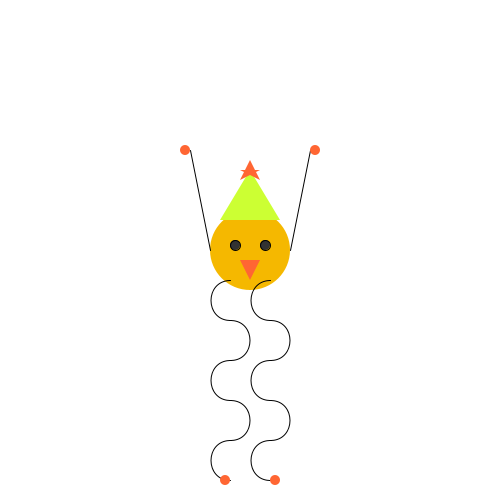
Frame 1 (no input)
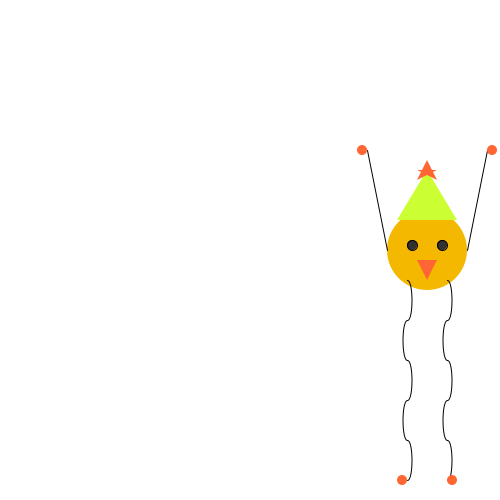
Frame 60 (the mouse pressed at the canvas centre just before this capture)
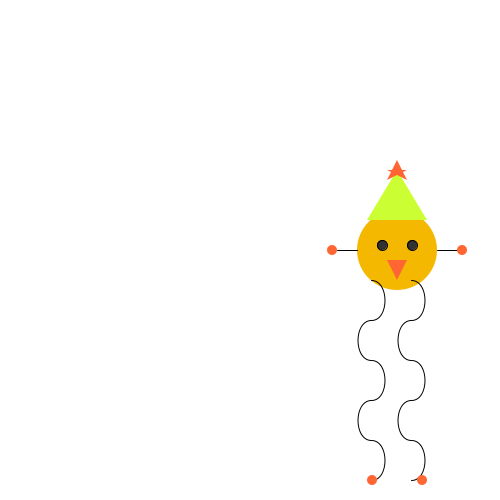
Frame 120 (the mouse held since frame 60 and released just before this capture)

The Processing sketch that drew these frames (run headless with seeded random() and noise(); from frame 60 on, the mouse is pressed at the canvas centre):

// Processing sketch: processing_21898
// ── processing_21898.pde

Julie julie;
  
void setup() {
  size (500, 500);
  smooth();
    
  //Initialize Julie object
  julie = new Julie(); //Initialize julie object in setup() by call constructor
}
  
void draw() {
  background(255);
  //operate Julie object
  julie.wiggleLegs();
  julie.display();
  julie.bounce();
}
  
class Julie {    //Define a class below the rest of the program
    
  //Variables
  float centerX, centerY, distance, llegcX, rlegcX;
  int dir, ldir, rdir;
    
    
  Julie() {      //Constructor
    
  centerX = 250;
  centerY = 250;
  dir = 1;
     
  distance = 30;
     
  llegcX = centerX-20;
  ldir = 2;
  rlegcX = centerX+20;
  rdir = 2;
    
  }
    
  void display() {
    ellipseMode(CENTER);
      
  /////////Body/////////////////////////////////////
    
  //stroke(0); //black
  noStroke();
  fill(245, 184, 0); //mango
  //ellipse(160, 130, 80, 80);
  ellipse(centerX, centerY, 80, 80);
        
  //Right eye
  stroke(0); //black
  fill(50); //almost black
  //ellipse(145, 125, 10, 10);
  ellipse(centerX-15, centerY-5, 10, 10);
        
  //Left eye
  stroke(0); //black
  fill(50); //almost black
  //ellipse(175, 125, 10, 10);
  //ellipse(175, 125, 10, 10);
  ellipse(centerX+15, centerY-5, 10, 10); 
        
  //Beak
  //stroke(0);
  noStroke();
  fill(255, 102, 51); //purpley = 204, 51, 255
  //triangle(160, 160, 170, 140, 150, 140);
  triangle(centerX, centerY+30, centerX+10, centerY+10, centerX-10, centerY+10);
        
  //Hat
  //stroke(0);
  noStroke();
  fill(204, 255, 51); //lime
  //triangle(130, 100, 190, 100, 160, 50);
  triangle(centerX-30, centerY-30, centerX+30, centerY-30, centerX, centerY-80);
        
  //Star
  noStroke();
  fill(255, 102, 51);
  beginShape();
  //vertex(150, 60); //A
  vertex(centerX-10, centerY-70);
  //vertex(160, 40); //B
  vertex(centerX, centerY-90);
  //vertex(170, 60); //C
  vertex(centerX+10, centerY-70);
  //vertex(150, 50); //D
  vertex(centerX-10, centerY-80);
  //vertex(170, 50); //E
  vertex(centerX+10, centerY-80);
  endShape(CLOSE);
  
    
       
  ///////Arms & Legs///////////////////////////////////
    
  //Right arm
  stroke(0);
  strokeWeight(1);
  //line(120, 130, 100, 150);
  //line(centerX-40, centerY, centerX-60, centerY+20);
  line(centerX-40, centerY, centerX-60, constrain(mouseY, 150, 350));
        
  //Right hand
  //stroke(0); //black
  noStroke();
  fill(255, 102, 51); //Pick color!!!
  //ellipse(95, 155, 10, 10); the right hand stationary
  //ellipse(mouseX-65, mouseY+25, mouseX-150, mouseY-120); the right hand changing size
  //ellipse(centerX-65, centerY+25, 10, 10);
  ellipse(centerX-65, constrain(mouseY, 150, 350), 10, 10);
    
  /////////////////////
        
  //Left arm
  stroke(0);
  strokeWeight(1);
  //line(200, 130, 220, 150);
  //line(centerX+40, centerY, centerX+60, centerY+20);
  line(centerX+40, centerY, centerX+60, constrain(mouseY, 150, 350));
        
  //Left hand
  //stroke(0); //black
  noStroke();
  fill(255, 102, 51); //Pick color!!!
  //ellipse(225, 155, 10, 10); the left hand stationary
  //ellipse(mouseX+65, mouseY+25, mouseX-150, mouseY-120); the left hand changing size
  //ellipse(centerX+65, centerY+25, 10, 10);
  ellipse(centerX+65, constrain(mouseY, 150, 350), 10, 10);
        
       
    
  /////////Legs & Feet/////////////////////////////////////  
        
  //Right leg
   noFill();
  stroke(0);
  //(center = 160, 130);
  //line(140, 160, 140, 345);
  //line(centerX-20, centerY+30, centerX-20, centerY+215);
      
      
  //arc1
  strokeWeight(1);
  //bezier(140, 160, 110, 160, 110, 200, 140, 200);
  bezier(llegcX, centerY+30, llegcX-distance, centerY+30, llegcX-distance, centerY+70, llegcX, centerY+70);
      
  //arc2
  strokeWeight(1);
  //(140, 200, 170, 200, 170, 240, 140, 240);
  //bezier(centerX-20, centerY+70, centerX+10, centerY+70, centerX+10, centerY+110, centerX-20, centerY+110);
  bezier(llegcX, centerY+70, llegcX+distance, centerY+70, llegcX+distance, centerY+110, llegcX, centerY+110);
      
  //arc3
  strokeWeight(1);
  //(140, 240, 110, 240, 110, 280, 140, 280)
  //bezier(centerX-20, centerY+110, centerX-50, centerY+110, centerX-50, centerY+150, centerX-20, centerY+150);
  bezier(llegcX, centerY+110, llegcX-distance, centerY+110, llegcX-distance, centerY+150, llegcX, centerY+150);
      
  //arc4
  strokeWeight(1);
  //(140, 280, 170, 280, 170, 320, 140, 320)
  //bezier(centerX-20, centerY+150, centerX+10, centerY+150, centerX+10, centerY+190, centerX-20, centerY+190);
  bezier(llegcX, centerY+150, llegcX+distance, centerY+150, llegcX+distance, centerY+190, llegcX, centerY+190);
      
  //arc5
  strokeWeight(1);
  //(140, 320, 110, 320, 110, 360, 140, 360);
  //bezier(centerX-20, centerY+190, centerX-50, centerY+190, centerX-50, centerY+230, centerX-20, centerY+230);
  bezier(llegcX, centerY+190, llegcX-distance, centerY+190, llegcX-distance, centerY+230, llegcX, centerY+230);
      
     
  //Right foot
  //stroke(0); //black
  noStroke();
  fill(255, 102, 51); //Pick color!!!
  //ellipse(135, 360, 10, 10); the right foot stationary
  //ellipse(mouseX-25, mouseY+215, mouseX-150, mouseY-120); the right foot changing size
  ellipse(centerX-25, centerY+230, 10, 10);
        
  //////////////////////////////////////////////////// 
      
  //Left leg
  stroke(0);
  strokeWeight(1);
  //line(180, 160, 180, 345);
  //line(centerX+20, centerY+30, centerX+20, centerY+215);
      
  //(center = 160, 130);
  //arc1
  noFill();
  strokeWeight(1);
  //bezier(180, 160, 150, 160, 150, 200, 180, 200);
  //bezier(centerX+20, centerY+30, centerX-10, centerY+30, centerX-10, centerY+70, centerX+20, centerY+70);
  //bezier(centerX+20, centerY+30, c, centerY+30, c, centerY+70, centerX+20, centerY+70);
  bezier(rlegcX, centerY+30, rlegcX-distance, centerY+30, rlegcX-distance, centerY+70, rlegcX, centerY+70);
      
  //arc2
  strokeWeight(1);
  //(180, 200, 210, 200, 210, 240, 180, 240);
  //bezier(centerX+20, centerY+70, centerX+50, centerY+70, centerX+50, centerY+110, centerX+20, centerY+110);
  bezier(rlegcX, centerY+70, rlegcX+distance, centerY+70, rlegcX+distance, centerY+110, rlegcX, centerY+110);
      
  //arc3
  strokeWeight(1);
  //(180, 240, 150, 240, 150, 280, 180, 280)
  //bezier(centerX+20, centerY+110, centerX-10, centerY+110, centerX-10, centerY+150, centerX+20, centerY+150);
  bezier(rlegcX, centerY+110, rlegcX-distance, centerY+110, rlegcX-distance, centerY+150, rlegcX, centerY+150);
      
  //arc4
  strokeWeight(1);
  //(180, 280, 210, 280, 210, 320, 180, 320)
  //bezier(centerX+20, centerY+150, centerX+50, centerY+150, centerX+50, centerY+190, centerX+20, centerY+190);
  bezier(rlegcX, centerY+150, rlegcX+distance, centerY+150, rlegcX+distance, centerY+190, rlegcX, centerY+190);
      
  //arc5
  strokeWeight(1);
  //bezier(180, 320, 150, 320, 150, 360, 180, 360);
  //bezier(centerX+20, centerY+190, centerX-10, centerY+190, centerX-10, centerY+230, centerX+20, centerY+230);
  bezier(rlegcX, centerY+190, rlegcX-distance, centerY+190, rlegcX-distance, centerY+230, rlegcX, centerY+230);
      
        
  //Left foot
  //stroke(0); //black
  noStroke();
  fill(255, 102, 51); //Pick color!!!
  //ellipse(185, 360, 10, 10); the left foot stationary
  //ellipse(mouseX+25, mouseY+215, mouseX-150, mouseY-120); the left foot changing size
  ellipse(centerX+25, centerY+230, 10, 10);
  }
    
  void wiggleLegs() {
    
    distance = distance-ldir;
      if(distance>30||distance<-30) {
        ldir=ldir*-1;
      }
     
    distance = distance-rdir;
      if(distance>30||distance<-30) {
        rdir=rdir*-1;
      }
   
   }
   
  void bounce() {
    
    centerX = centerX+3*dir;
      if(centerX>500||centerX<0) {
        dir=dir*-1;
      }
    llegcX = llegcX+3*dir;
      //if(llegcX>500||llegcX<0) {
        //dir=dir*-1;
      //}
    rlegcX = rlegcX+3*dir;
      //if(rlegcX>500||rlegcX<0) {
        //dir=dir*-1;
      //}
  }
 
}
